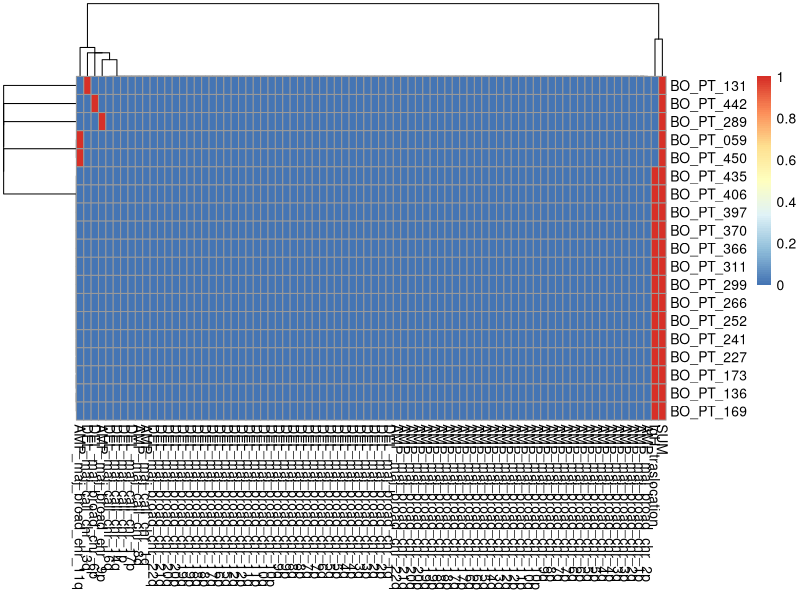

Generate this figure with R: (Note: this script raises an error after producing the figure.)
library(data.table)
library(tidyverse)

import<-fread("results/complete_database_BO_1q_13.txt")

# select only relevant variables to associate
names(import)
data<-import %>% select(contains("maj_broad"), contains("maj_focal"), contains("maj_call"), matches("^t_"))
names(data) <- names(data) %>% str_replace("maj-", "maj_")
names(data)


#____ Build CALLS for traslocations ______

# data$t_others <- data$t_14_16 + data$t_14_20 + data$t_6_14

#____ KEEP ONLY UNIQUE/RELVANT CALLS____ 

data$IgH_traslocation <- ifelse(data$t_4_14 == 1 | data$t_6_14 ==1 | 
                                  data$t_11_14 ==1 | data$t_14_16== 1 | 
                                  data$t_14_20==1, 1,0)

data$IgH_traslocation %>% table

# unique calls
data <- data %>% select( -c(AMP_maj_broad_chr_1q, 
                            AMP_maj_broad_chr_8q, 
                            DEL_maj_broad_chr_17p, 
                            DEL_maj_broad_chr_13q, 
                            DEL_maj_broad_chr_14q, 
                            DEL_maj_broad_chr_1p,
                            DEL_maj_broad_chr_16q, 
                            contains("maj_focal"),
                            contains("t_")
))

names(data)

rownames(data) <- import$ID

dataC<-data %>% filter(complete.cases(data))


# compute the sum of alterations per patient (per row)
dataCS <- mutate(dataC, SUM=rowSums(dataC))


# inspect the samples with only one event
dataCS %>% filter(SUM==1) %>% pheatmap::pheatmap()

dataCS <- as.data.frame(dataCS)
rownames(dataCS) <- rownames(dataC)


dataCS <- rownames_to_column(dataCS, var = "sample")



#================ Loop to compute ancestrality index per sample ===============

timesMM<-list()
framesMM<-list()

i <- 2

# loop over every alteration 
for (i in 2:(ncol(dataCS)-1)) {
  
  message(names(dataCS)[i])
  
  # filter pts with the alteration
  p<-filter(dataCS, dataCS[,i] == 1)
  
  # compute mean total genomic complexity (MTGC) of those pts = mean of the sum of alterations per patient 
  MTGC<- mean(p$SUM)
  
  # save the number of those pts (frequency)
  number<- nrow(p)
  
  info<-c(MTGC, number)
  
  timesMM[[(names(dataCS)[i])]]<- info
  
  f<-data.frame("sample"= p$sample, "alteration"= rep(names(dataCS)[i],nrow(p)), "TGC"= p$SUM)
  
  framesMM[[i]]<-f
  
}

resultMM<-t(as.data.frame(timesMM))
colnames(resultMM)<-c("MTGC", "events")
resultMM <- as.data.frame(resultMM)

# compute penetrance / frequency of alterations
resultMM$penetrance<- round(resultMM$events/nrow(dataCS), 3)



#============ compute the Ancestrality Index ================

# AI = penetrance / MTGC

resultMM$Ancestrality_Index<- round(resultMM$penetrance / resultMM$MTGC, 5)* 100

resultMM <- rownames_to_column(resultMM,var = "alteration") 

exp <- resultMM %>% arrange(desc(Ancestrality_Index))

write_tsv(exp, "workfiles/AncestralityIndex_table_BO.txt")



